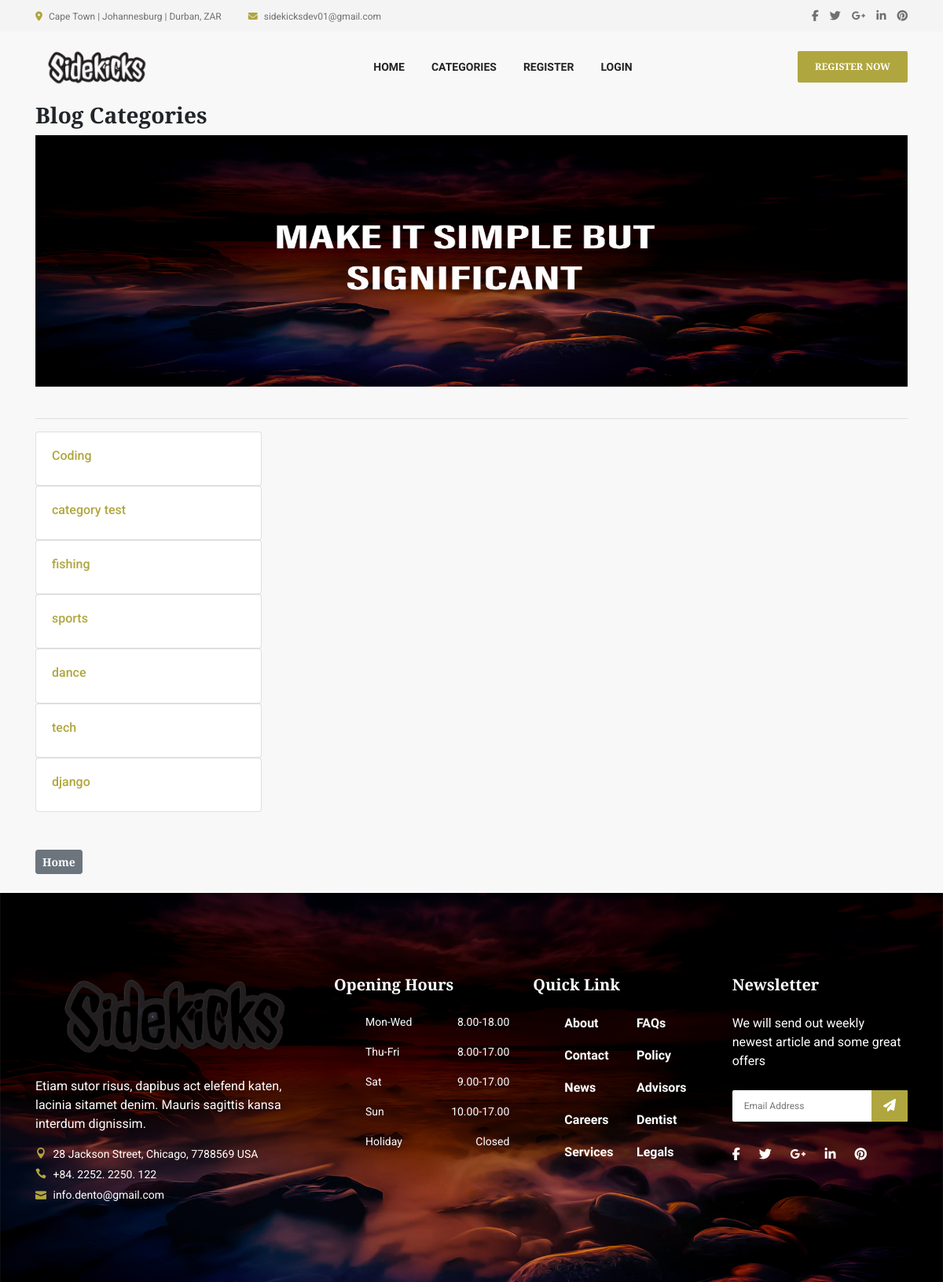
The page /category-list/ on the database its author committed.
### myblog/models.py (models this page shows, shortened)
class Category(models.Model):
    name = models.CharField(max_length=255)
    def __str__(self):
        return self.name

### myblog/views.py (the view)
# urls.py: path('category-list/', CategoryListView, name="category-list"),
def CategoryListView(request):
    cat_menu_list = Category.objects.all()
    return render(request, 'category_list.html', {'cat_menu_list':cat_menu_list})

### myblog/templates/category_list.html (shortened to what this page needs)
{% extends 'base.html' %}
{% load static %}
{% block content %}
<h3 class="userid">Blog Categories</h3>
<div id="carouselExampleSlidesOnly" class="carousel slide" data-ride="carousel">
    <div class="carousel-inner">
        <div class="carousel-item active">
            <img src="{% static 'myblog/images/w4.jpg' %}" class="d-block w-100" alt="...">
        </div>
    </div>
</div>
<br>
<hr>
{% for item in cat_menu_list %}
<div class="card" style="width: 18rem;">
    <div class="card-body">
        <h6><a href="{% url 'category' item|slugify %}" class="card-link">{{ item }}</a></h6>
    </div>
</div>
{%  endfor %}
<br><br>
<a href="{% url 'home' %}" class="btn btn-secondary btn-sm">Home</a>
<br><br>
{% endblock %}

### static/myblog/css/style.css (style rules this page uses)
.carousel-item img { width: 640px; height: 320px; }
h2, h3, h5 { font-family: 'Zilla Slab', serif; font-weight: 600; }
.btn { font-family: 'Zilla Slab', serif; font-weight: 600; }
a { color: #b0a63f; }
body { background-color: #f8f8f8; }

### static/myblog/css/default-assets/classy-nav.css (style rules this page uses)
body { font-family: "Roboto", sans-serif; }
img { height: auto; max-width: 100%; }

### rows shown on the page
Category: name "Coding"
Category: name "category test"
Category: name "fishing"
Category: name "sports"
Category: name "dance"
Category: name "tech"
Category: name "django"
